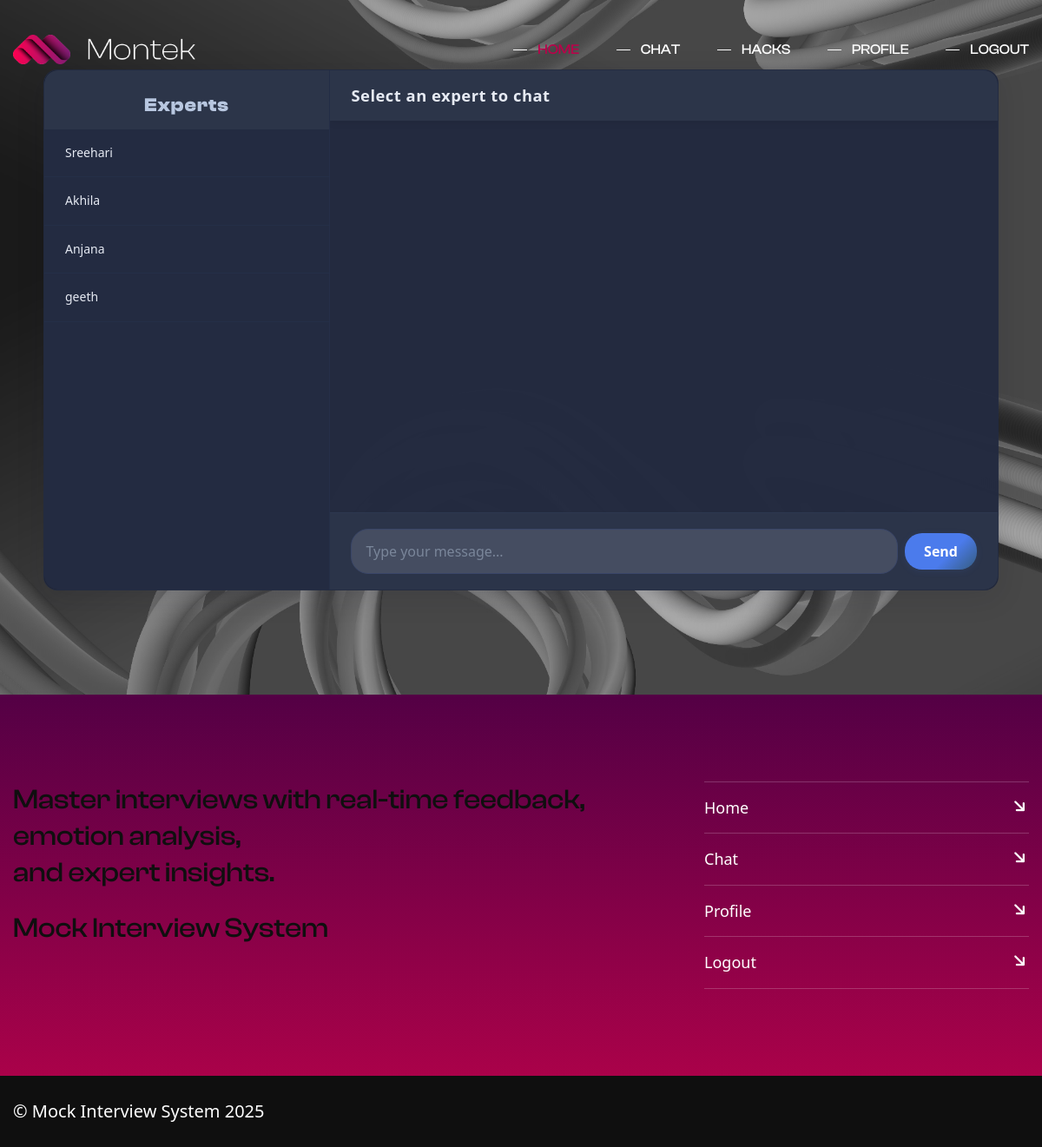
Page /chat/ (signed in) on the committed database.
### mockapp/models.py (models this page shows)
class Experts(models.Model):
    GENDER_CHOICES = [
        ('M', 'Male'),
        ('F', 'Female'),
        ('O', 'Other'),
    ]
    name = models.CharField(max_length=100)
    gender = models.CharField(max_length=1, choices=GENDER_CHOICES)
    dob = models.DateField()
    contact = models.CharField(max_length=15)
    field=models.CharField(max_length=100,default=0)
    experience=models.CharField(max_length=100,default=0)
    Login_id = models.OneToOneField(Login, on_delete=models.CASCADE)

### mockapp/views.py (the view)
# urls.py: path('chat/', views.chat_page, name='chat'),
def chat_page(request):
    user_id = request.session.get('user_id')
    if not user_id:
        return redirect('login')  # Redirect to login if not logged in
    expert_logins = Login.objects.filter(user_type='expert')
    experts = Experts.objects.filter(Login_id__in=expert_logins)
    return render(request, 'chat.html', {'experts': experts})

### mockapp/templates/chat.html (shortened to what this page needs)
{% extends "header.html" %}
{% load static %}
{% block content %}
<div class="chat-bg">
    <div class="chat-container">
        <div class="sidebar">
            <h5>Experts</h5>
            <div id="experts-list">
                {% for expert in experts %}
                    <div class="user" onclick="loadChat({{ expert.Login_id.id }}, '{{ expert.name }}')">
                        {{ expert.name }}
                    </div>
                {% endfor %}
            </div>
        </div>
        <div class="chat-area">
            <div class="chat-header" id="chat-title">Select an expert to chat</div>
            <div id="chat-box" class="chat-box"></div>
            <div class="chat-input">
                <input type="text" id="message-input" placeholder="Type your message..." />
                <button onclick="sendMessage()">Send</button>
            </div>
        </div>
    </div>
</div>
{% endblock %}

### mockapp/static/user/assets/css/style.css (style rules this page uses)
html { scroll-behavior: smooth; }

### mockapp/static/user/assets/css/global.css (style rules this page uses)
:root { --main-color: rgb(186,2,74); --main-color-rgb:186,2,74; --color-two: rgb(84,0,69); --color-two-rgb:84,0,69; --color-three: rgb(18,12,18); --color-three-rgb:18,12,18; --color-four: rgb(15,15,15); --color-four-rgb:15,15,15; --white-color:rgb(255,255,255); --white-color-rgb:255,255,255; --black-color:rgb(0,0,0); --black-color-rgb:0,0,0; }
* { margin:0px; padding:0px; border:none; outline:none; }
body { font-family: 'Clash Display'; line-height:1.6em; font-weight:400; font-size:14px; -webkit-font-smoothing: antialiased; -moz-font-smoothing: antialiased; }
button, a:hover,a:focus,a:visited { text-decoration:none; outline:none !important; }
h1,h2,h3,h4,h5,h6 { position:relative; margin:0px; background:none; color:var(--color-four); font-family: 'Clash Display'; }
h5 { line-height:32px; font-size:22px; }

### rows in the picture
Experts: name "Sreehari"
Experts: name "Akhila"
Experts: name "Anjana"
Experts: name "geeth"
